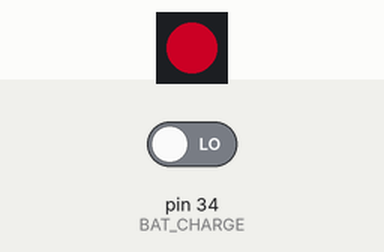
Bench run of a program on a simulated MicroPython board. Parts: 1 RGB LEDs in strip order, left to right. The inputs (shaded band) are chosen by the test bench; at power-on: pin 34 (BAT_CHARGE) LOW. Dim RGB values are drawn brighter than linear; what the program prints to the serial console is not drawn.

Above: at 0.47 s.
At 2.58 s:
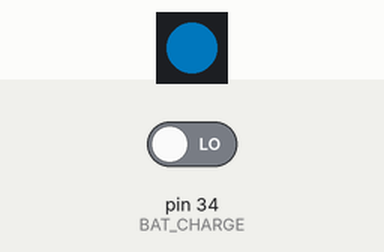
At 3.49 s:
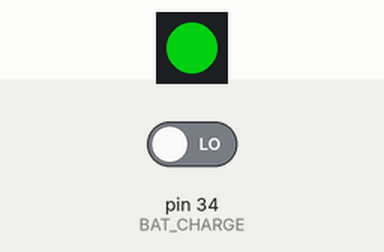
At 6.51 s:
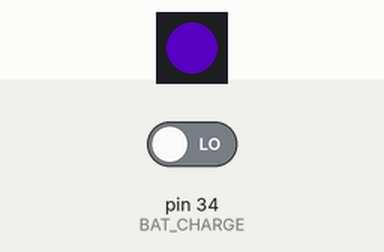
Timing chart, 0 to 6.8 s (numbered marks = the images above):
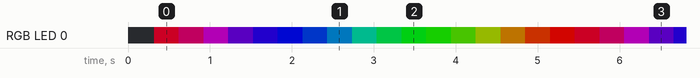

The program:

example.py
```python
# This example requires the micropython_dotstar library
# https://github.com/mattytrentini/micropython-dotstar

from machine import SPI, Pin
import tinypico as TinyPICO
from micropython_dotstar import DotStar
import time, random

# Configure SPI for controlling the DotStar
spi = SPI(sck=Pin( TinyPICO.DOTSTAR_CLK ), mosi=Pin( TinyPICO.DOTSTAR_DATA ), miso=Pin( TinyPICO.SPI_MISO) )
# Create a DotStar instance
dotstar = DotStar(spi, 1, brightness = 0.5 ) # Just one DotStar, half brightness
# Turn the power to the DotStar on
TinyPICO.dotstar_power( True )

# Say hello
print("Hello from TinyPICO!")
# Show some info on boot
print("Battery Voltage is {}V".format( TinyPICO.battery_voltage() ) )
print("Battery Charge State is {}".format( TinyPICO.battery_charging() ) )

# Create a colour wheel index int
color_index = 0

# Rainbow colours on the Dotstar
while True:
    r,g,b = TinyPICO.dotstar_color_wheel( color_index )
    dotstar[0] = ( r, g, b, 0.5) # Rainbow
    color_index += 1
    time.sleep(0.02)
```

tinypico.py
```python
# TinyPICO MicroPython Helper Library
# 2019 Seon Rozenblum, Matt Trentini
#
# Project home:
#   https://github.com/unexpectedmaker/tinypico-library
#
# 2019-Mar-12 - v0.1 - Initial implementation

# Import required libraries
from micropython import const
from machine import Pin, SPI, ADC
import machine, time

# Pin assingmenta

# Battery
BAT_VOLTAGE = const(35)
BAT_CHARGE = const(34)

# APA102 Dotstar pins for production boards
DOTSTAR_CLK = const(12)
DOTSTAR_DATA = const(2)
DOTSTAR_PWR = const(13)

# SPI
SPI_MOSI = const(23)
SPI_CLK = const(18)
SPI_MISO = const(19)

#I2C
I2C_SDA = const(21)
I2C_SCL = const(22)

#DAC
DAC1 = const(25)
DAC2 = const(26)

# Helper functions

# Get a *rough* estimate of the current battery voltage
def battery_voltage():
    adc = ADC( Pin( BAT_VOLTAGE ) )         # Assign the ADC pin to read
    measuredvbat = adc.read()               # Read the value
    measuredvbat /= 4095                    # divide by 4095 as we are using the default ADC voltage range of 0-1V
    measuredvbat *= 3.7                     # Multiply by 3.7V, our reference voltage
    return measuredvbat

# Return the current charge state of the battery - we need to read the value multiple times
# to eliminate false negatives due to the charge IC not knowing the difference between no battery
# and a full battery not charging - This is why the charge LED flashes
def battery_charging():
    measuredVal = 0                         # start our reading at 0
    io = Pin( BAT_CHARGE, Pin.IN )          # Assign the pin to read

    for y in range(0, 10):                  # loop through 10 times adding the read values together to ensure no false positives
        measuredVal += io.value()

    return ( measuredVal == 0 )             # return True if the value is 0

# Power is controlled by a PNP transistor, so low is ON and high is OFF
# We also need to set the DOTSTAR clock and data pins to be inputs to prevent power leakage when power is off
# This might be fixed in the Software SPI implementation at a future date
def dotstar_power( state ):
    # Set the power pin to the inverse of state
    if state:
        Pin( DOTSTAR_PWR, Pin.OUT, None )   # Break the PULL_HOLD on the pin
        Pin( DOTSTAR_PWR ).value( False )   # Set the pin to LOW to enable the Transistor
    else:
        machine.Pin(13, machine.Pin.IN, machine.Pin.PULL_HOLD) # Set PULL_HOLD on the pin to allow the 3V3 pullup to work

    Pin(DOTSTAR_CLK, Pin.OUT if state else Pin.IN )     # If power is on, set CLK to be output, otherwise input
    Pin(DOTSTAR_DATA, Pin.OUT if state else Pin.IN )    # If power is on, set DATA to be output, otherwise input

    print ( " DOTSTAR Power is {}".format( state ) )

    # A small delay to let the IO change state
    time.sleep(.035)

# Dotstar rainbow colour wheel
def dotstar_color_wheel( wheel_pos ):
    wheel_pos = wheel_pos % 255

    if wheel_pos < 85:
        return (255 - wheel_pos * 3, 0, wheel_pos * 3)
    elif wheel_pos < 170:
        wheel_pos -= 85
        return (0, wheel_pos * 3, 255 - wheel_pos * 3)
    else:
        wheel_pos -= 170
        return ( wheel_pos * 3, 255 - wheel_pos * 3, 0)

# Go into deep sleep but shut down the APA first to save power
# Use this  if you want lowest deep  sleep current
def go_deepsleep( t ):
    dotstar_power( False )
    machine.deepsleep( t )
```

Measured:
- by itself, everything shown: repeats every 5.1 s, in 17 steps
